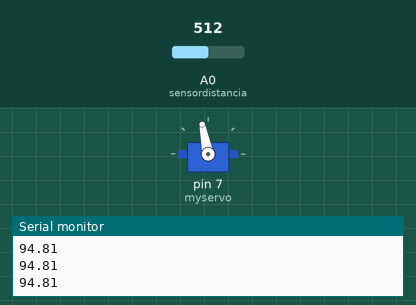
Recording of a sketch running on a simulated Arduino Uno, built with avr-gcc and run on an emulated ATmega328P. Shown: servo, the last lines printed to the serial monitor. Inputs (shaded band) come from the test bench; at power-on: A0 (sensordistancia) = 512.

Above: at 1.2 s.
1.3 s: A0 (sensordistancia) set to 0
At 1.6 s:
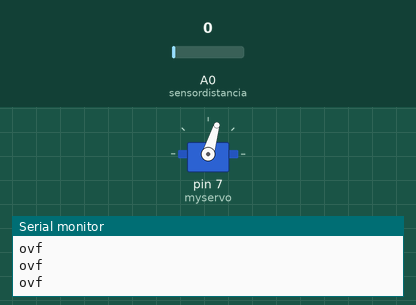
2.8 s: A0 (sensordistancia) set to 306
At 4.0 s:
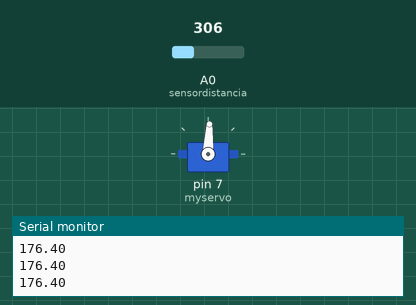
4.4 s: A0 (sensordistancia) set to 122
At 4.7 s:
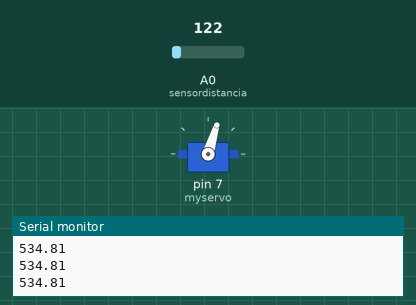
5.9 s: A0 (sensordistancia) set to 511
At 6.8 s:
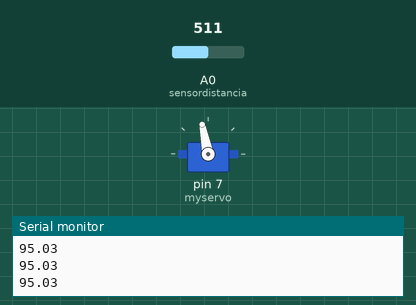
Timing chart, 0 to 8.4 s (numbered marks = the images above; inputs shaded):
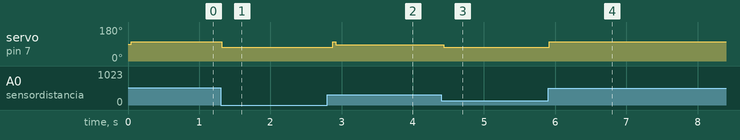

The sketch:

Pidballandbeam.ino
```cpp
#include <Servo.h>
Servo myservo;

float alpha=0.5;  //siempre menor a 1
float s;
const int sensordistancia = A0;
float lectura, suma;
float cm;
float D_cm;

float kp =1.5;           //1.5
float kd = 20;    //20
float ki = 0.1;   //01

float error_previo;
float integral=0;
float derivative=0;
float output=0;
float error=0;
float salida=0;
float sp=180;

unsigned long time = 0; // tiempo de ejecucion del ultimo ciclo
int period = 40; // Periodo de muestreo en ms

void setup() {
  Serial.begin(115200);
  myservo.attach(7);
}

void loop() {
  if (millis()>time+period){ // ¿Ha transcurrido el periodo?
      time = millis();

        //lectura de distancia
        D_cm=distancia(10);
        D_cm=D_cm*10;
       //PARTE DEL PID
       error = sp - D_cm;

       if(error<1 && error>-1){
             error=0;
       }
       if(sp==0){
           integral=0;
       }
       if(integral>600){
            integral=600;
       }
       if(integral<0){
             integral=abs(integral);
       }
       integral=error+error_previo;
       output=kp*error+ki*integral+kd*(error-error_previo);
       error_previo=error;
       //FIN DE LA PARTE DEL PID

       //Validando la salida
       salida=output+1440;
       if(salida<=1600 && salida>=1200){
          myservo.writeMicroseconds(salida);
       }
       else{
           if(salida>1600){
              myservo.writeMicroseconds(1600);
           }
           else{
               if(salida<1200){
                   myservo.writeMicroseconds(1300);
               }
           }
       }
       //FIN DE LA SALIDA
       Serial.println(D_cm);
  }
}


float distancia(float n){

  suma=0;
  for(int i=0;i<n;i++)
  {
    lectura = analogRead(sensordistancia); // lectura del sensor 0
    //cm = 17569.7 * pow(lectura, -1.2062); // conversión a centímetros
    s=(alpha*lectura)+((1-alpha)*s); //donde y es ,i lectura
    suma=suma+s;
  }

  float adc=suma/n;
  cm = 17569.7 * pow(adc, -1.2062); // conversión a centímetros
  return(cm);
}
```

Measured:
- after the input at 1.3 s, servo on pin 7 (myservo): 101° → 73° at once
- after the input at 2.8 s, servo on pin 7 (myservo): 73° → 87° after 0.08 s
- after the input at 4.4 s, servo on pin 7 (myservo): 87° → 73° at once
- after the input at 5.9 s, servo on pin 7 (myservo): 73° → 102° at once, → 101° 0.08 s later
